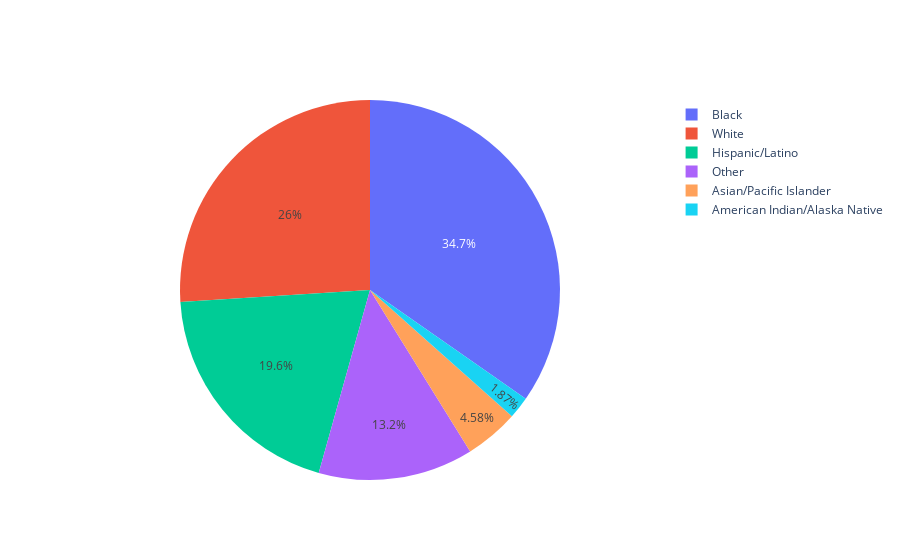

Write notebook code for a chart like this one.
### Code cell
labels = df1_mid['Secondary Strata Name']
values = df1_mid['Percent']
fig = go.Figure(data=[go.Pie(labels=labels, values=values)])
fig.show()

### Figure 1 — Plotly figure (JSON) as saved in the notebook; plotly's stock layout.template omitted (floating-point values rounded to 4 significant figures)
{"data": [{"labels": ["White", "Black", "Hispanic/Latino", "Asian/Pacific Islander", "American Indian/Alaska Native", "Other"], "type": "pie", "values": [27.8, 37.1, 21, 4.9, 2, 14.1]}], "layout": {}}
